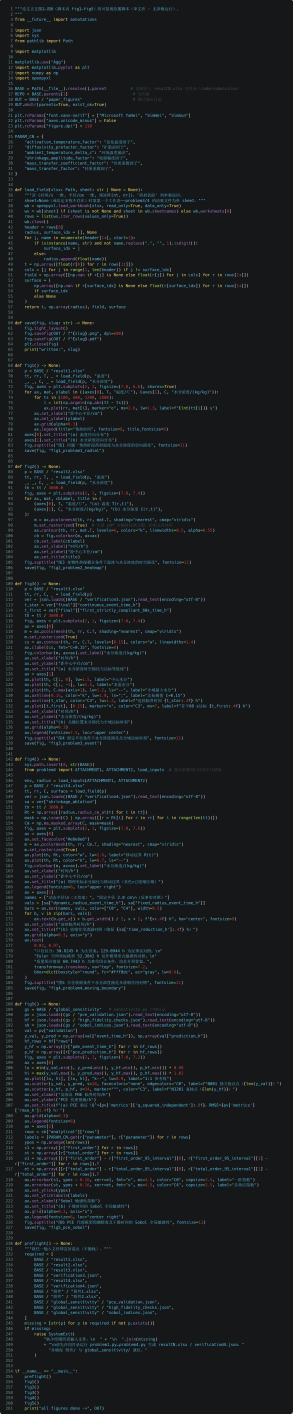
#> input picture code/submission/code_images/figure.png, 2048 x 9892 px (shown at 1/7 size); its folder holds only this picture in this run
$ python _split_images.py
#> lines starting #> are read from the running program, lines starting #| are printed output that depends on the picture
"""裁剪行号列 + 按 92 行/页切割"""
from PIL import Image
from pathlib import Path
import warnings
warnings.filterwarnings('ignore', category=Image.DecompressionBombWarning)
Image.MAX_IMAGE_PIXELS = None

SRC = Path(r"e:\MathModeling_Coworkbench\code\submission\code_images")
OUT = SRC / "split"
OUT.mkdir(exist_ok=True)

LINES_PER_PAGE = 80
TARGET_H = 2943
LINE_H = TARGET_H / LINES_PER_PAGE  # ≈ 37px


def find_line_number_width(img, sample_h=500):
    """检测行号列宽度。行号列右侧通常有间隔（较暗的空白列）。"""
    w, h = img.size
    gray = img.convert('L')
    check_h = min(sample_h, h)

    # 计算每列的平均亮度
    col_avg = []
    for x in range(min(200, w)):
        col = gray.crop((x, 0, x + 1, check_h))
        col_avg.append(sum(col.getdata()) / check_h)

    # 找行号列结束位置：行号列之后通常有一段较暗的间隔
    # 策略：找第一个连续暗列（avg < 30）超过 5px 的位置
    dark_run = 0
    for x, avg in enumerate(col_avg):
        if avg < 30:
            dark_run += 1
            if dark_run >= 5 and x > 20:  # 至少 5px 暗列，且不在最左边
                return x - dark_run + 1  # 行号列宽度
        else:
            dark_run = 0

    # 备用：找亮度突变点
    for x in range(10, len(col_avg) - 5):
        if col_avg[x] - col_avg[x - 1] > 30:
            return x

    return 60  # 默认值


def split_image(fp):
    img = Image.open(fp)
#> img is the input picture: PIL image 2048x9892 RGBA; mean R, G, B, A 25, 29.1, 31, 255
    w, h = img.size
#> w = 2048; h = 9892

    # 1. 检测并裁剪行号列
    ln_width = find_line_number_width(img)
#> after the loop in find_line_number_width, `for x in range(min(200, w)):`: col_avg = 200 values, max 67.38 at index 112, min 23 at index 10, mean 32.28
#> the loop in find_line_number_width, `for x, avg in enumerate(col_avg):` made 22 passes
#> avg on passes 1 to 12: 25.24, 24.5, 24.08, 23.77, 23.51, 23.35, 23.2, 23.1, 23.04, 23, 23, 23
#> ln_width = 0
    print(f"  行号列宽: {ln_width}px")
#|   行号列宽: 0px

    code_img = img.crop((ln_width, 0, w, h))
    cw, ch = code_img.size
#> cw = 2048; ch = 9892
    print(f"  代码区域: {cw}x{ch}")
#|   代码区域: 2048x9892

    # 2. 按 92 行/页切割
    total_lines = int(ch / LINE_H)
#> total_lines = 268
    n_pages = max(1, (total_lines + LINES_PER_PAGE - 1) // LINES_PER_PAGE)
#> n_pages = 4

    if n_pages == 1:
        out_name = f"{fp.stem}.png"
        code_img.save(str(OUT / out_name), dpi=(300, 300))
        print(f"  {out_name:30s}  {cw}x{ch}  ({total_lines}行)")
        return 1

    stem = fp.stem
    for i in range(n_pages):
        line_start = i * LINES_PER_PAGE
        line_end = min(line_start + LINES_PER_PAGE, total_lines)
        px_top = int(line_start * LINE_H)
        px_bot = int(line_end * LINE_H)

        page = code_img.crop((0, px_top, cw, px_bot))
        out_name = f"{stem}_p{i+1}.png"
        page.save(str(OUT / out_name), dpi=(300, 300))
        print(f"  {out_name:30s}  {cw}x{px_bot - px_top}  行{line_start+1}-{line_end}")
#> this loop made 4 passes
#> pass 1, in split_image, `page = code_img.crop((0, px_top, cw, px_bot))`:
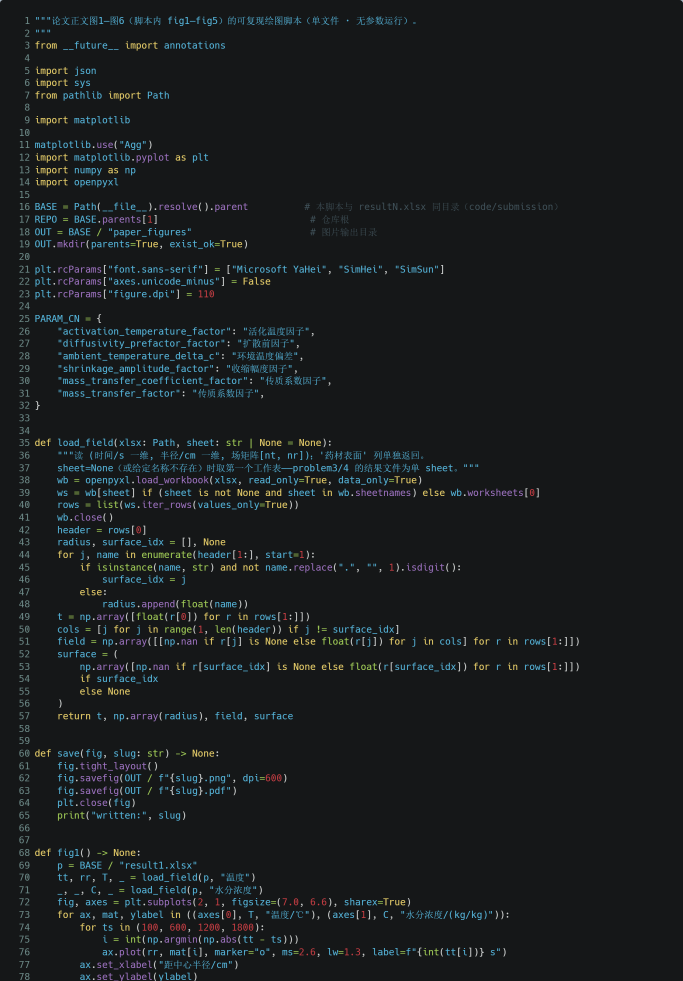
#> page: PIL image 2048x2943 RGBA (shown at 1/3 size); mean R, G, B, A 24.7, 28.3, 29.7, 255
#> pass 2, in split_image, `page = code_img.crop((0, px_top, cw, px_bot))`:
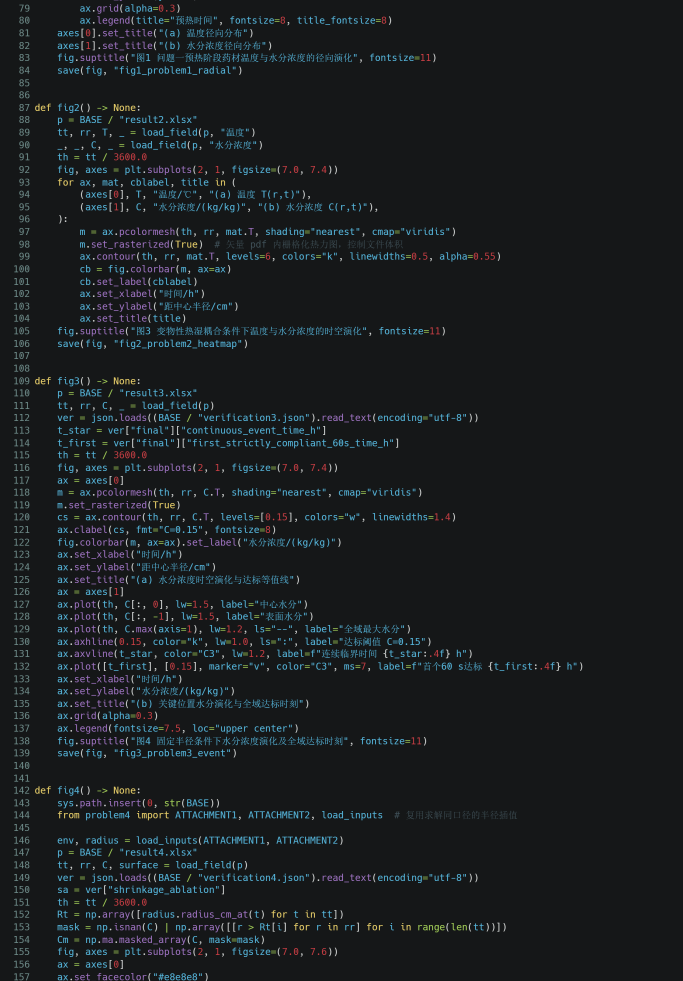
#> page: PIL image 2048x2943 RGBA (shown at 1/3 size); mean R, G, B, A 25.1, 29.1, 31.2, 255
#> pass 3, in split_image, `page = code_img.crop((0, px_top, cw, px_bot))`:
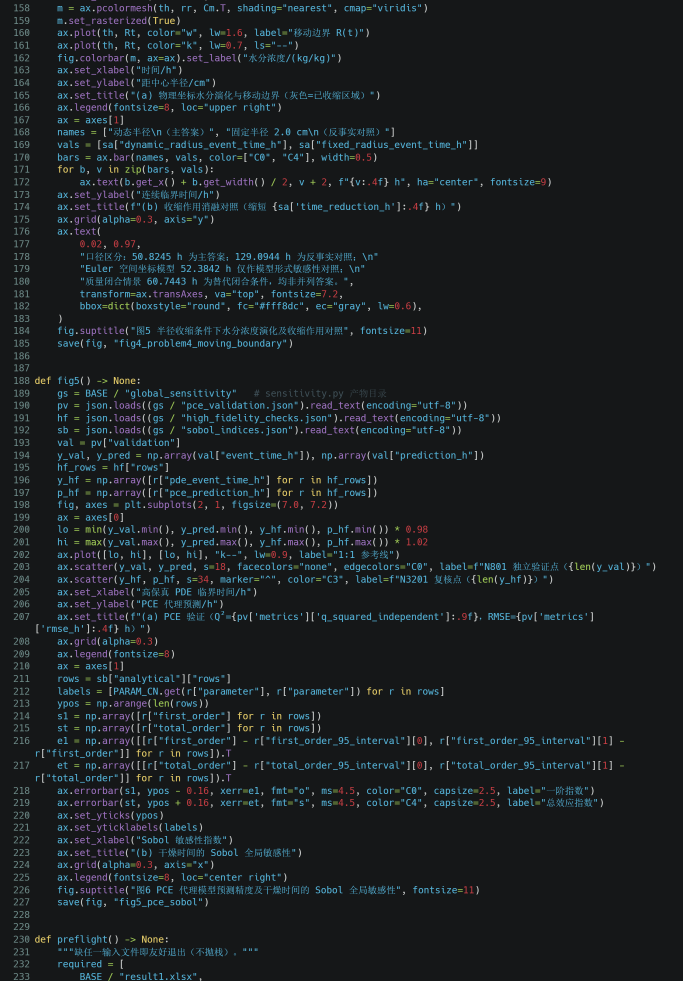
#> page: PIL image 2048x2943 RGBA (shown at 1/3 size); mean R, G, B, A 25.8, 30.4, 32.8, 255
#> after the loop:
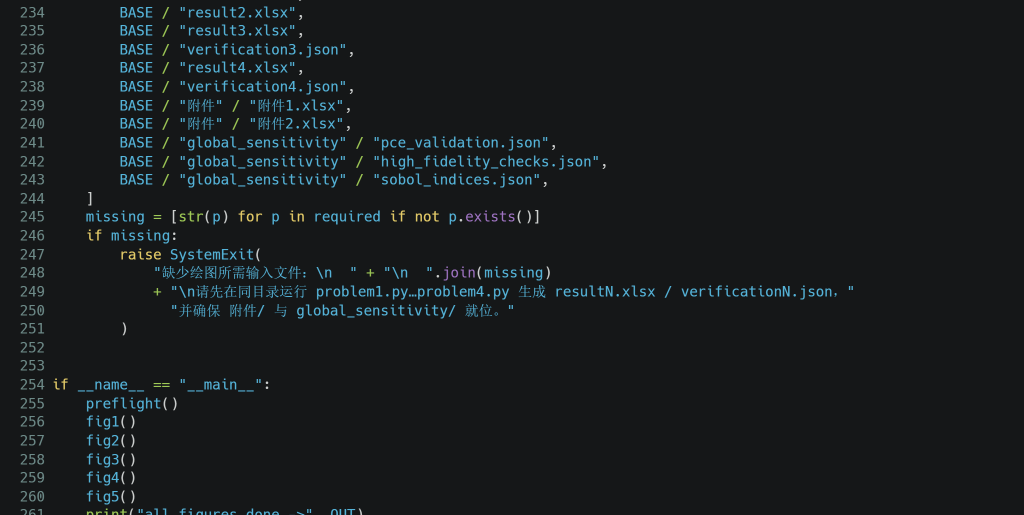
#> page: PIL image 2048x1030 RGBA (shown at 1/2 size); mean R, G, B, A 23.4, 27.6, 29.3, 255

    return n_pages


files = sorted(SRC.glob("*.png"))
files = [f for f in files if not f.name.startswith('test_') and '_p' not in f.stem]

total_pages = 0
for fp in files:
    n = split_image(fp)
#> n = 4
    total_pages += n
#> total_pages = 4
    print()

print(f"总计：{total_pages} 页")
#| 总计：4 页
